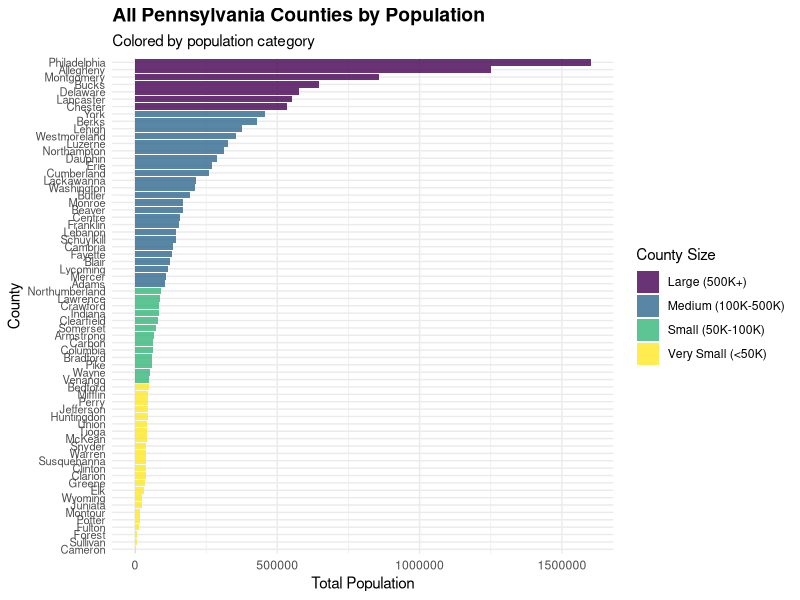

Recreate this plot in R. (Note: this script raises an error after producing the figure.)
## ---- chunk 1
library(tidyverse)
library(broom)

appp_data <- read_csv("data/APPP_dataset.csv")

appp_data <- appp_data |>
  arrange(total_population) |>
  mutate(
    pop_category = case_when(
      total_population > 500000 ~ "Large (500K+)",
      total_population > 100000 ~ "Medium (100K-500K)", 
      total_population > 50000 ~ "Small (50K-100K)",
      TRUE ~ "Very Small (<50K)"
    )
  )
## ---- chunk 2
appp_data |>
  mutate(county_name = fct_reorder(county_name, total_population)) |>
  ggplot(aes(x = total_population, y = county_name, fill = pop_category)) + 
  geom_col(alpha = 0.8) +
  scale_x_continuous() +
  scale_fill_viridis_d(name = "County Size") +
  labs(
    title = "All Pennsylvania Counties by Population",
    subtitle = "Colored by population category",
    x = "Total Population",
    y = "County"
  ) +
  theme_minimal() +
  theme(
    axis.text.y = element_text(size = 8),  # Smaller text for many counties
    plot.title = element_text(size = 14, face = "bold")
  )

bottom_20_counties <- appp_data |>
  arrange(pct_prenatal_care_first_trimester) |>
  select(county_name, pct_prenatal_care_first_trimester) |>
  slice_head(n = 20)

top_20_counties <- appp_data |>
  arrange(desc(pct_prenatal_care_first_trimester)) |>
  select(county_name, pct_prenatal_care_first_trimester) |>
  slice_head(n = 20)

top_20_counties |>
  mutate(county_name = fct_reorder(county_name, pct_prenatal_care_first_trimester)) |>
  ggplot(aes(x = pct_prenatal_care_first_trimester, y = county_name)) + 
  geom_col(alpha = 0.8) +
  scale_x_continuous() +
  labs(
    title = "Rates of Top 20 Counties in Pennsylvania for \nReceiving Prenatal Care in First Semester of Pregnancy",
    subtitle = "Data from PA Department of Health",
    x = "Rate (%)",
    y = "County"
  ) +
  theme_minimal() +
  theme(
    axis.text.y = element_text(size = 8),
    plot.title = element_text(size = 10, face = "bold")
  )

bottom_20_counties |>
  mutate(county_name = fct_reorder(county_name, pct_prenatal_care_first_trimester)) |>
  ggplot(aes(x = pct_prenatal_care_first_trimester, y = county_name)) +
  geom_col(alpha = 0.6) +
  scale_x_continuous() +
  labs(
    title = "Rates of Bottom 20 Counties in Pennsylvania for \nReceiving Prenatal Care in First Semester of Pregnancy",
    subtitle = "Data from PA Department of Health",
    x = "Rate (%)",
    y = "County",
  ) +
    theme_minimal() +
  theme(
    axis.text.y = element_text(size = 8),
    plot.title = element_text(size = 10, face = "bold")
  )
## ---- chunk 3
anova_data <- appp_data |>
  filter(!is.na(rate_of_pregnant_women_with_oud_diagnosis)) |>
  mutate(
    county_group = case_when(
      county_name == "Allegheny" ~ "Allegheny County",
      pop_category == "Large (500K+)" & county_name != "Allegheny" ~ "Other Large Counties",
      pop_category == "Medium (100K-500K)" ~ "Medium Counties",
      pop_category %in% c("Small (50K-100K)", "Very Small (<50K)") ~ "Small Counties",
      TRUE ~ "Other"
    )
  ) |>
  filter(county_group != "Other") |>
  select(
    county_name, county_group,
    ### OUD rates ###
    oud_rate = rate_of_pregnant_women_with_oud_diagnosis,
    ### SES ###
    poverty_rate, unemployment_rate_2019, median_household_income_2022,
    ### Health factors ###
    pct_fair_poor_health, pct_prenatal_care_first_trimester, 
    fertility_rate, pct_low_birth_weight, pct_cesarean_section,
    ### Demographics ###
    pct_black, pct_hispanic, pct_asian, pct_white,
    ### Geographical data ###
    rural_urban_continuum_code_2023, metro_2023,
    ### Total population
    total_population
  )

variables_for_test <- c(
  "oud_rate", "poverty_rate", "unemployment_rate_2019", 
  "median_household_income_2022", "pct_fair_poor_health", 
  "pct_prenatal_care_first_trimester", "fertility_rate", 
  "pct_low_birth_weight", "pct_cesarean_section", 
  "pct_black", "pct_hispanic", "pct_asian", "pct_white"
)

### Creating function for ANOVA tests ###
anova_test <- function(data, variable) {
  clean_data <- data |>
    filter(!is.na(.data[[variable]]))
  
  if (nrow(clean_data) < 4) {
    return(list(anova_result = NULL, tukey_result = NULL,
                message = paste("Not enough data for ANOVA on", variable)))
  }
  ### ANOVA test ###
  formula <- as.formula(paste(variable, "~ county_group"))
  aov_model <- aov(formula, data = clean_data)
  anova_result <- broom::tidy(aov_model)
  
  ### Extract p-value ###
  p_val <- anova_result$p.value[1]
  
  ### HSD / Tukey's ###
  tukey_result <- NULL
  tukey_tidy <- NULL
  if(!is.na(p_val) && p_val< 0.05) {
    tukey_result <- TukeyHSD(aov_model)
    tukey_tidy <- broom::tidy(tukey_result)
  }
  
  return(list(
    anova_result = anova_result,
    tukey_result = tukey_tidy,
    model = aov_model,
    data = clean_data,
    variable = variable,
    p_value = p_val
  ))
}

anova_results <- lapply(variables_for_test, function(var) {
  anova_test(anova_data, var)
})

names(anova_results) <- variables_for_test
## ---- chunk 4
appp_data |>
  group_by(pop_category) |>
  summarize(mean_pov_rate = round(mean(poverty_rate, na.rm = T), 2),
            mean_oud_rate = round(mean(rate_of_pregnant_women_with_oud_diagnosis, na.rm = T), 2),
            mean_unemployment_rate = round(mean(unemployment_rate_2019, na.rm = T), 2),
            mean_pct_fair_poor_health = round(mean(pct_fair_poor_health, na.rm = T), 2),
            mean_fertility_rate = round(mean(fertility_rate, na.rm = T), 2),
            mean_pct_prenatal_care = round(mean(pct_prenatal_care_first_trimester), 2))
## ---- chunk 5
# Base model #
model.lm <- lm(rate_of_pregnant_women_with_oud_diagnosis ~ 
                 pct_black + pct_hispanic + 
                 unemployment_rate_2019 + 
                 median_household_income_2022 + 
                 pct_prenatal_care_first_trimester + 
                 fertility_rate + pct_fair_poor_health, 
               data = appp_data)
summary(model.lm)

# Base model with more variables #
model2.lm <- lm(rate_of_pregnant_women_with_oud_diagnosis ~ 
                  rural_urban_continuum_code_2023 +
                  pct_black + pct_hispanic + 
                  unemployment_rate_2022 + 
                  median_household_income_2022 +
                  pct_prenatal_care_first_trimester +
                  pct_low_birth_weight +
                  pct_cesarean_section +
                  fertility_rate + 
                  pct_fair_poor_health,
                data = appp_data)
summary(model2.lm)

# Interaction between urban area and pct_black #
model3.lm <- lm(rate_of_pregnant_women_with_oud_diagnosis ~ 
                  rural_urban_continuum_code_2023 * pct_black +
                  pct_hispanic + 
                  unemployment_rate_2022 + 
                  median_household_income_2022 +
                  pct_prenatal_care_first_trimester +
                  pct_low_birth_weight +
                  fertility_rate + 
                  pct_fair_poor_health + total_population,
                data = appp_data)
summary(model3.lm)

# Logarithmic transformation on median household income & total population #
model4.lm <- lm(rate_of_pregnant_women_with_oud_diagnosis ~
                  rural_urban_continuum_code_2023 * pct_black +
                  pct_hispanic + unemployment_rate_2022 + 
                  log(median_household_income_2022) +
                  pct_prenatal_care_first_trimester +
                  pct_low_birth_weight +
                  fertility_rate +
                  pct_fair_poor_health + log(total_population),
                data = appp_data)
summary(model4.lm)

# Adding poverty rate as an interaction term with rural/urban continuum #
model5.lm <- lm(rate_of_pregnant_women_with_oud_diagnosis ~
                  poverty_rate * rural_urban_continuum_code_2023 +
                  pct_black + pct_hispanic + 
                  unemployment_rate_2022 + 
                  log(median_household_income_2022) +
                  pct_prenatal_care_first_trimester +
                  pct_low_birth_weight + fertility_rate,
                data = appp_data)
summary(model5)

# Model with pct_black and pct_hispanic interaction #
model8.lm <- lm(rate_of_pregnant_women_with_oud_diagnosis ~
                  rural_urban_continuum_code_2023 +
                  pct_black * pct_hispanic +
                  unemployment_rate_2022 + 
                  log(median_household_income_2022) +
                  pct_prenatal_care_first_trimester +
                  pct_low_birth_weight + fertility_rate,
                data = appp_data)
summary(model8.lm)

# Polynomial terms for pct_black #
model6.lm <- lm(rate_of_pregnant_women_with_oud_diagnosis ~ 
                  rural_urban_continuum_code_2023 +
                  pct_black + I(pct_black^2) +
                  pct_hispanic + unemployment_rate_2022 +
                  log(median_household_income_2022) +
                  pct_prenatal_care_first_trimester +
                  fertility_rate + pct_fair_poor_health,
                data = appp_data)
summary(model6.lm)

# Healthcare access interaction #
model7.lm <- lm(rate_of_pregnant_women_with_oud_diagnosis ~
                  rural_urban_continuum_code_2023 * pct_prenatal_care_first_trimester +
                  pct_black + pct_hispanic + unemployment_rate_2022 * log(median_household_income_2022) +
                  pct_prenatal_care_first_trimester + I(pct_prenatal_care_first_trimester^2) +
                  fertility_rate,
                data = appp_data)
summary(model7.lm)
## ---- chunk 6

appp_data |>
  ggplot(aes(x = pct_black, y = rate_of_pregnant_women_with_oud_diagnosis)) +
  geom_point() +
  geom_smooth(method = "lm")
